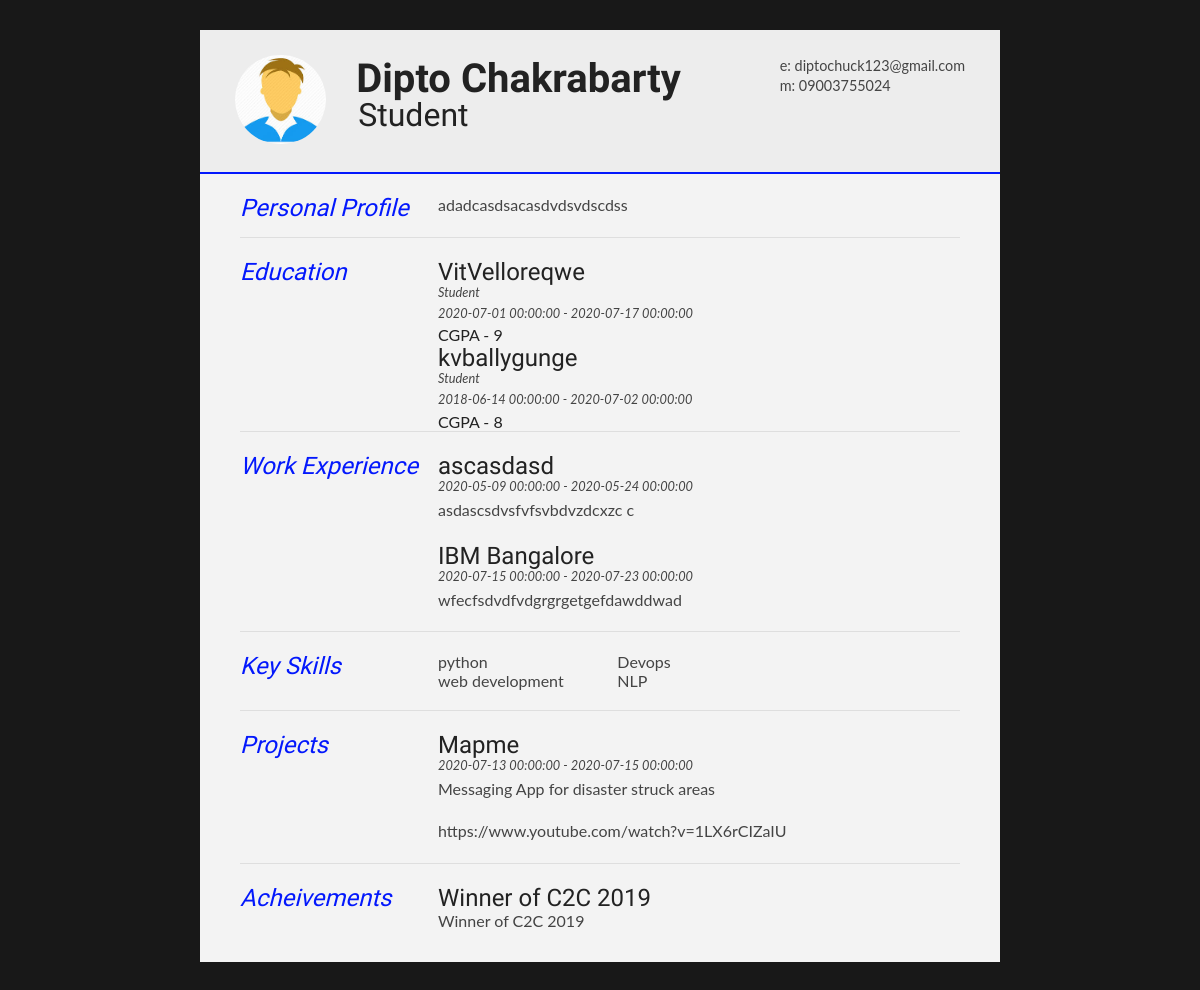
Page /resume (signed in) on the committed database.
### resume/models.py (models this page shows, shortened)
class userdetails(db.Model):
    id = db.Column(db.Integer, primary_key=True)
    name = db.Column(db.String(20),nullable=False)
    email = db.Column(db.String(120),nullable=False)
    designation = db.Column(db.String(120),nullable=False)
    phoneno =  db.Column(db.String(15),nullable=False)
    profile = db.Column(db.Text,nullable=False)
    user_id= db.Column(db.Integer,db.ForeignKey('user.id'),nullable=False)

class education(db.Model):
    id = db.Column(db.Integer, primary_key=True)
    name = db.Column(db.String(100),nullable=False)
    start = db.Column(db.DateTime,nullable=False,default=datetime.today())
    end = db.Column(db.DateTime,nullable=False,default=datetime.today())
    cgpa = db.Column(db.Integer,nullable=False)
    user_id= db.Column(db.Integer,db.ForeignKey('user.id'),nullable=False)

class experience(db.Model):
    id = db.Column(db.Integer, primary_key=True)
    company = db.Column(db.String(100),nullable=False)
    position = db.Column(db.String(100),nullable=False)
    startexp = db.Column(db.DateTime,nullable=False,default=datetime.today())
    endexp = db.Column(db.DateTime,nullable=False,default=datetime.today())
    content = db.Column(db.Text,nullable=False)
    user_id= db.Column(db.Integer,db.ForeignKey('user.id'),nullable=False)

class skills(db.Model):
    id = db.Column(db.Integer, primary_key=True)
    skillname = db.Column(db.String(100),nullable=False)
    user_id= db.Column(db.Integer,db.ForeignKey('user.id'),nullable=False)

class projects(db.Model):
    id = db.Column(db.Integer, primary_key=True)
    projectname = db.Column(db.String(100),nullable=False)
    startpro = db.Column(db.DateTime,nullable=False,default=datetime.today())
    endpro = db.Column(db.DateTime,nullable=False,default=datetime.today())
    description = db.Column(db.Text,default=None)
    url = db.Column(db.String(100),default=None)
    user_id= db.Column(db.Integer,db.ForeignKey('user.id'),nullable=False)

class achievements(db.Model):
    id = db.Column(db.Integer, primary_key=True)
    achname = db.Column(db.String(100),nullable=False)
    achdesc = db.Column(db.Text(100),nullable=False)
    user_id= db.Column(db.Integer,db.ForeignKey('user.id'),nullable=False)

### resume/routes.py (the view)
@app.route("/resume",methods=["GET","POST"])
@login_required
def resumeview():
    edu = education.query.filter_by(edu=current_user).all()
    exp = experience.query.filter_by(exp=current_user).all()
    pro = projects.query.filter_by(pro=current_user).all()
    usr = userdetails.query.filter_by(details=current_user).first()
    skillsadded = skills.query.filter_by(skill=current_user).all()
    achmade = achievements.query.filter_by(ach=current_user).all()
    image_file = url_for('static',filename='profiles/'+ current_user.image_file)
    return render_template("resume.html",edu=edu,exp=exp,pro=pro,usr=usr,sk=skillsadded,achmade=achmade,image_file=image_file)

### resume/models.py (called while the page is built)
@login_manager.user_loader
def load_user(id):
    return user.query.get(int(id))

### resume/templates/resume.html (shortened to what this page needs)
<!DOCTYPE html>
<html>
<head>
<link type="text/css" rel="stylesheet" href="../static/resume.css">
</head>
<body id="top">
<div id="cv" class="instaFade">
	<div class="mainDetails">
		<div id="headshot" class="quickFade">
			<img src="{{ image_file }}" alt="{{ usr.name }}" />
		</div>
		<div id="name">
			<h1 class="quickFade delayTwo">{{ usr.name }}</h1>
			 <h2 class="quickFade delayThree"> {{  usr.designation }} </h2>
		</div>
		<div id="contactDetails" class="quickFade delayFour">
			<ul>
				<li>e: <a href="#" target="_blank"> {{ usr.email }}</a></li>
				<li>m: {{ usr.phoneno }}</li>
			</ul>
		</div>
	</div>
	<div id="mainArea" class="quickFade delayFive">
		<section>
			<article>
				<div class="sectionTitle">
					<h1>Personal Profile</h1>
				</div>
				<div class="sectionContent">
					<p> {{ usr.profile }}</p>
				</div>
			</article>
		</section>
		<section>
			<div class="sectionTitle">
				<h1>Education</h1>
			</div>
			<div class="sectionContent">
				{% for education in edu %}
				<article>
					<h2>{{ education.name }}</h2>
					<p class="subDetails">Student</p>
					<p class="subDetails"> {{ education.start }} - {{ education.end }}</p>
					<h3>CGPA - {{ education.cgpa }}</h3>
				</article>
				{% endfor %}
			</div>
		</section>
		<section>
			<div class="sectionTitle">
				<h1>Work Experience</h1>
			</div>
			<div class="sectionContent">
				{%  for experience in exp %}
				<article>
					<h2>{{ experience.company }}</h2>
					<p class="subDetails">{{ experience.startexp }} - {{ experience.endexp }}</p>
					<p>{{ experience.content }}</p>
				</article>
				{% endfor %}
			</div>
		</section>
		<section>
			<div class="sectionTitle">
				<h1>Key Skills</h1>
			</div>
			<div class="sectionContent">
				<ul class="keySkills">
					{% for skills in sk %}
					<li>{{  skills.skillname }}</li>
					{% endfor %}
				</ul>
			</div>
		</section>
		<section>
			<div class="sectionTitle">
					<h1>Projects</h1>
			</div>
			<div class="sectionContent">
				{% for project in pro %}
				<article>
					<h2>{{ project.projectname }}</h2>
					<p class="subDetails">{{ project.startpro }} - {{ project.endpro }} </p>
					<p>{{ project.description }}</p>
					<p>{{ project.url }}</p>
				</article>
				{% endfor %}
			</div>
		</section>
		<section>
			<div class="sectionTitle">
					<h1>Acheivements</h1>
			</div>
			<div class="sectionContent">
				{% for acheive in achmade %}
				<article>
					<h2>{{ acheive.achname }}</h2>
					<p>{{ acheive.achdesc }}</p>
				</article>
				{% endfor %}
			</div>
		</section>
	</div>
</div>
</body>
</html>

### resume/static/resume.css (style rules this page uses)
html,body,div,span,object,iframe,h1,h2,h3,h4,h5,h6,p,blockquote,pre,abbr,address,cite,code,del,dfn,em,img,ins,kbd,q,samp,small,strong,sub,sup,var,b,i,dl,dt,dd,ol,ul,li,fieldset,form,label,legend,table,caption,tbody,tfoot,thead,tr,th,td,article,aside,canvas,details,figcaption,figure,footer,header,hgroup,menu,nav,section,summary,time,mark,audio,video { border:0; font:inherit; font-size:100%; margin:0; padding:0; vertical-align:baseline; height: auto; }
article,aside,details,figcaption,figure,footer,header,hgroup,menu,nav,section { display:block; }
html, body { background: #181818; font-family: 'Lato', helvetica, arial, sans-serif; font-size: 16px; color: #222; }
p { font-size: 1em; line-height: 1.4em; margin-bottom: 20px; color: #444; }
#cv { width: 100%; max-width: 800px; background: #f3f3f3; margin: 30px auto; height: auto; }
.mainDetails { padding: 25px 35px; border-bottom: 2px solid #0318fc; background: #ededed; }
#name h1 { font-size: 2.5em; font-weight: 700; font-family: 'Rokkitt', Helvetica, Arial, sans-serif; margin-bottom: -6px; }
#name h2 { font-size: 2em; margin-left: 2px; font-family: 'Rokkitt', Helvetica, Arial, sans-serif; }
#mainArea { padding: 0 40px; }
#headshot { width: 12.5%; float: left; margin-right: 30px; }
#headshot img { width: 100%; height: auto; -webkit-border-radius: 50px; border-radius: 50px; }
#name { float: left; }
#contactDetails { float: right; }
#contactDetails ul { list-style-type: none; font-size: 0.9em; margin-top: 2px; }
#contactDetails ul li { margin-bottom: 3px; color: #444; }
#contactDetails ul li a, a[href^=tel] { color: #444; text-decoration: none; -webkit-transition: all .3s ease-in; -moz-transition: all .3s ease-in; -o-transition: all .3s ease-in; -ms-transition: all .3s ease-in; transition: all .3s ease-in; }
section { border-top: 1px solid #dedede; padding: 20px 0 0; }
section:first-child { border-top: 0; }
section:last-child { padding: 20px 0 10px; }
.sectionTitle { float: left; width: 25%; }
.sectionContent { float: right; width: 72.5%; }
.sectionTitle h1 { font-family: 'Rokkitt', Helvetica, Arial, sans-serif; font-style: italic; font-size: 1.5em; color: #0318fc; }
.sectionContent h2 { font-family: 'Rokkitt', Helvetica, Arial, sans-serif; font-size: 1.5em; margin-bottom: -2px; }
.subDetails { font-size: 0.8em; font-style: italic; margin-bottom: 3px; }
.keySkills { list-style-type: none; -moz-column-count:3; -webkit-column-count:3; column-count:3; margin-bottom: 20px; font-size: 1em; color: #444; }
.instaFade { -webkit-animation-name: reset, fade-in; -webkit-animation-duration: 0.5s; -webkit-animation-timing-function: ease-in; -moz-animation-name: reset, fade-in; -moz-animation-duration: 0.5s; -moz-animation-timing-function: ease-in; animation-name: reset, fade-in; animation-duration: 0.5s; animation-timing-function: ease-in; }
.quickFade { -webkit-animation-name: reset, fade-in; -webkit-animation-duration: 0.5s; -webkit-animation-timing-function: ease-in; -moz-animation-name: reset, fade-in; -moz-animation-duration: 0.5s; -moz-animation-timing-function: ease-in; animation-name: reset, fade-in; animation-duration: 0.5s; animation-timing-function: ease-in; }
.delayTwo { -webkit-animation-delay: 0, 1s; -moz-animation-delay: 0, 1s; animation-delay: 0, 1s; }
.delayThree { -webkit-animation-delay: 0, 0.5s; -moz-animation-delay: 0, 0.5s; animation-delay: 0, 0.5s; }
.delayFour { -webkit-animation-delay: 0, 2s; -moz-animation-delay: 0, 2s; animation-delay: 0, 2s; }
.delayFive { -webkit-animation-delay: 0, 0.5s; -moz-animation-delay: 0, 0.5s; animation-delay: 0, 0.5s; }

### rows in the picture
userdetails: name "Dipto Chakrabarty", designation "Student", email "diptochuck123@gmail.com", phoneno "09003755024", profile "adadcasdsacasdvdsvdscdss"
education: name "VitVelloreqwe", start "2020-07-01 00:00:00", end "2020-07-17 00:00:00", cgpa "9"
education: name "kvballygunge", start "2018-06-14 00:00:00", end "2020-07-02 00:00:00", cgpa "8"
experience: company "ascasdasd", startexp "2020-05-09 00:00:00", endexp "2020-05-24 00:00:00", content "asdascsdvsfvfsvbdvzdcxzc c"
experience: company "IBM Bangalore", startexp "2020-07-15 00:00:00", endexp "2020-07-23 00:00:00", content "wfecfsdvdfvdgrgrgetgefdawddwad"
skills: skillname "python"
skills: skillname "web development"
skills: skillname "Devops"
skills: skillname "NLP"
projects: projectname "Mapme", startpro "2020-07-13 00:00:00", endpro "2020-07-15 00:00:00", description "Messaging App for disaster struck areas", url "https://www.youtube.com/watch?v=1LX6rCIZaIU"
achievements: achname "Winner of C2C 2019", achdesc "Winner of C2C 2019"
